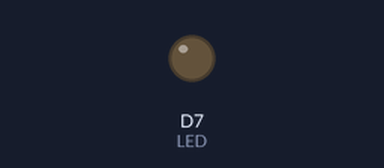
Bench run of a sketch on a simulated ESP8266 (NodeMCU). On the bench: output pins drawn as LEDs (lit = HIGH).

Above: at 0.7 s.
At 6.5 s:
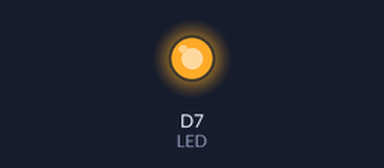
Timing chart, 0 to 13.7 s (numbered marks = the images above):
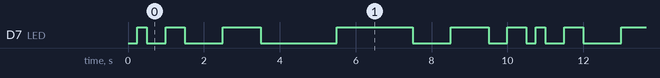

Measured:
- by itself, D7 (LED): repeats every 10.5 s: LOW 0.50 s, HIGH 0.50 s, LOW 1.0 s, HIGH 1.0 s, LOW 2.0 s, HIGH 2.0 s, LOW 1.0 s, HIGH 1.0 s, LOW 0.50 s, HIGH 0.50 s, LOW 0.25 s, HIGH 0.25 s
- by itself, everything shown: repeats every 10.5 s, in 12 steps

The sketch:

LED2_advance.ino
```cpp
#define LED D7

int divider = 8;
boolean directions = true;

void setup() {
  pinMode(LED, OUTPUT);
  digitalWrite(LED, HIGH);
}

void loop() {
  flash();
  if (directions) {
    divider = (divider >> 1);
    if (divider == 1) {
      directions = !directions;
    }
  }
  else {
    divider = (divider << 1);
    if (divider == 8) {
      directions = !directions;
    }
  }
}

void flash() {
  digitalWrite(LED, LOW);
  delay(2000 / divider);
  digitalWrite(LED, HIGH);
  delay(2000 / divider);
}
```
